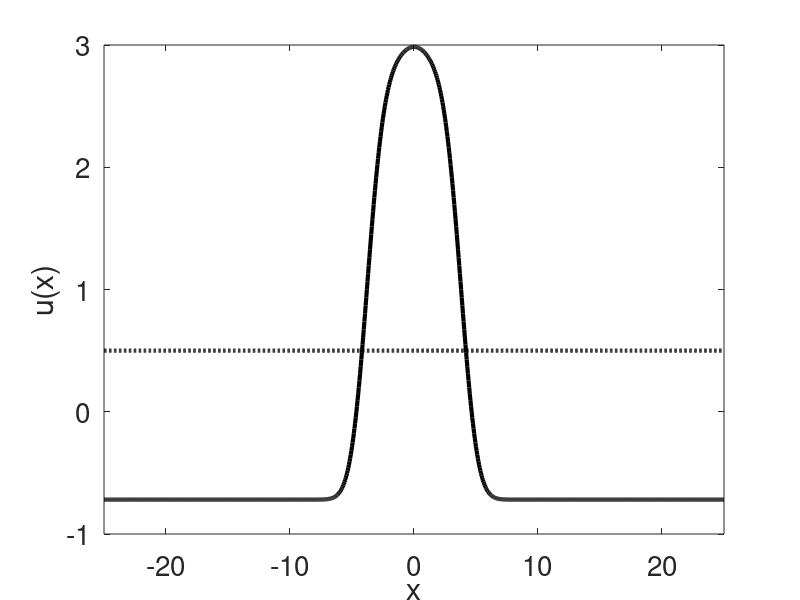

Here is the MATLAB script that generated this plot:
% This code uses a forward Euler method to simulate the Amari model
% with input.
%
% The kernel w(x) can be chosen by uncommenting the respective lines below.
% There are three options:
%  - Gaussian kernel w_lat,
%  - Mexican-hat kernel w_mex,
%  - Oscillatory kernel w_osc.
%
% (c) Weronika Wojtak, Feb 2023

%% cleaning
clear; clc;

%% spatial discretization
L = 25; dx = 0.05; xDim = -L:dx:L; N = numel(xDim);

%% temporal discretization
T = 5; dt = 0.01; tDim = 0:dt:T; M = numel(tDim);

%% utils
sigmoid = @(x,beta,theta) 1 ./ (1 + exp(-beta*(x-theta)));
gauss = @(x,mu,sigma) exp(-0.5 * (x-mu).^2 / sigma^2);
w_lat = @(x,A,sigma,g_i) A * exp(-0.5 * (x).^2 / sigma^2) - g_i;
w_mex = @(x,A_ex,s_ex,A_in,s_in,g_i) A_ex * exp(-0.5 * (x).^2 / s_ex^2) - A_in * exp(-0.5 * (x).^2 / s_in^2) - g_i;
w_osc =  @(x,A,b,alpha) A*(exp(-b*abs(x)).*((b*sin(abs(alpha*x)))+cos(alpha*x)));

%% parameters
theta = 0.5;   % theta
beta = 1000;   % sigmoid steepness
tau = 1;       % time constant

%% choose kernel

% Gaussian
p(1) = 1.5;    % A
p(2) = 1;      % sigma
p(3) = 0.1;    % g_i
w = w_lat(xDim,p(1),p(2),p(3)); w_hat = fft(w);

% Mexican-hat
% p(1) = 3;      % A_ex
% p(2) = 1.5;    % s_ex
% p(3) = 1.5;    % A_inh
% p(4) = 3;      % s_inh
% p(5) = 0.2;    % g_i
% w = w_mex(xDim,p(1),p(2),p(3),p(4),p(5)); w_hat = fft(w);

% Oscillatory
% p(1) = 1;      % A
% p(2) = 0.3;    % b
% p(3) = 0.9;    % alpha
% w = w_osc(xDim,p(1),p(2),p(3)); w_hat = fft(w);

%% initial data
u_field = -theta * ones(1, N);

%% inputs
A_I = 2; sigma_I = 1;
Input = zeros(M, N);
I_S = A_I * gauss(xDim, 0, sigma_I);
Input(1/dt:2/dt-1, :) = repmat(I_S,1/dt,1);

%% main loop
for i = 1:M
    f = sigmoid(u_field, beta, theta); f_hat = fft(f);
    convolution = dx * ifftshift(real(ifft(f_hat .* w_hat)));
    u_field = u_field + dt/tau * (-u_field + convolution + Input(i, :));
    
    if mod(i,50)==0, disp(num2str(i*dt)), end
end

%% plot results
figure
plot(xDim,u_field,'k','linewidth',3), hold on
plot(xDim,theta*ones(1,N),':k','linewidth',3),
xlabel('x'); ylabel('u(x)');
set(gca,  'XLim', [-L L]), set(gca,  'FontSize', 20), hold off
